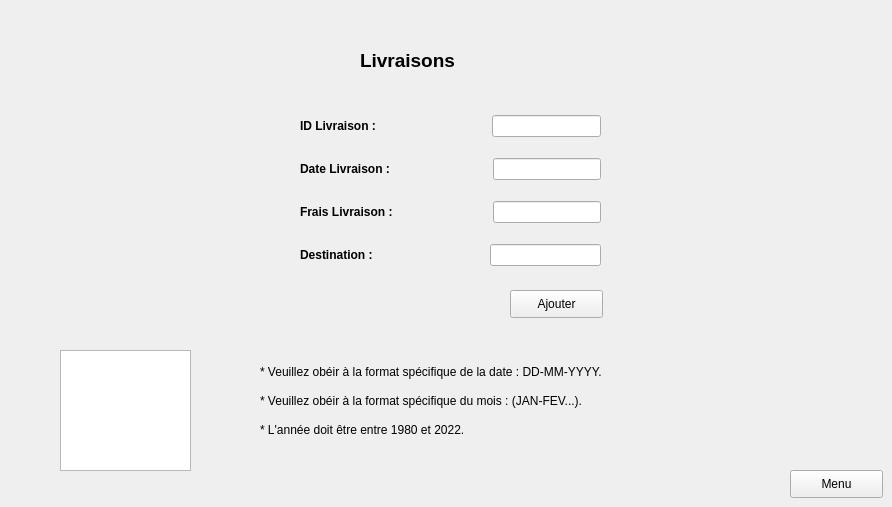
           <widget class="QWidget" name="Ajouter">
            <attribute name="title">
             <string>Ajouter une livraison</string>
            </attribute>
            <widget class="QTextBrowser" name="textBrowser_2">
             <property name="geometry">
              <rect>
               <x>60</x>
               <y>350</y>
               <width>131</width>
               <height>121</height>
              </rect>
             </property>
             <property name="styleSheet">
              <string notr="true">border-image: url(:/img/Projet qt/delivery.png);</string>
             </property>
            </widget>
            <widget class="QPushButton" name="homeButton_4">
             <property name="geometry">
              <rect>
               <x>790</x>
               <y>470</y>
               <width>93</width>
               <height>28</height>
              </rect>
             </property>
             <property name="text">
              <string>Menu</string>
             </property>
            </widget>
            <widget class="QPushButton" name="ajouter">
             <property name="geometry">
              <rect>
               <x>510</x>
               <y>290</y>
               <width>93</width>
               <height>28</height>
              </rect>
             </property>
             <property name="text">
              <string>Ajouter</string>
             </property>
            </widget>
            <widget class="QWidget" name="layoutWidget">
             <property name="geometry">
              <rect>
               <x>300</x>
               <y>100</y>
               <width>301</width>
               <height>181</height>
              </rect>
             </property>
             <layout class="QVBoxLayout" name="verticalLayout_20">
              <item>
               <layout class="QHBoxLayout" name="horizontalLayout_65">
                <item>
                 <widget class="QLabel" name="label_68">
                  <property name="text">
                   <string>&lt;html&gt;&lt;head/&gt;&lt;body&gt;&lt;p&gt;&lt;span style=&quot; font-weight:600;&quot;&gt;ID Livraison :&lt;/span&gt;&lt;/p&gt;&lt;/body&gt;&lt;/html&gt;</string>
                  </property>
                 </widget>
                </item>
                <item>
                 <spacer name="horizontalSpacer_45">
                  <property name="orientation">
                   <enum>Qt::Horizontal</enum>
                  </property>
                  <property name="sizeHint" stdset="0">
                   <size>
                    <width>40</width>
                    <height>20</height>
                   </size>
                  </property>
                 </spacer>
                </item>
                <item>
                 <widget class="QLineEdit" name="le_id_3"/>
                </item>
               </layout>
              </item>
              <item>
               <layout class="QHBoxLayout" name="horizontalLayout_66">
                <item>
                 <widget class="QLabel" name="label_69">
                  <property name="text">
                   <string>&lt;html&gt;&lt;head/&gt;&lt;body&gt;&lt;p&gt;&lt;span style=&quot; font-weight:600;&quot;&gt;Date Livraison :&lt;/span&gt;&lt;/p&gt;&lt;/body&gt;&lt;/html&gt;</string>
                  </property>
                 </widget>
                </item>
                <item>
                 <spacer name="horizontalSpacer_46">
                  <property name="orientation">
                   <enum>Qt::Horizontal</enum>
                  </property>
                  <property name="sizeHint" stdset="0">
                   <size>
                    <width>40</width>
                    <height>20</height>
                   </size>
                  </property>
                 </spacer>
                </item>
                <item>
                 <widget class="QLineEdit" name="la_date_3"/>
                </item>
               </layout>
              </item>
              <item>
               <layout class="QHBoxLayout" name="horizontalLayout_67">
                <item>
                 <widget class="QLabel" name="label_70">
                  <property name="text">
                   <string>&lt;html&gt;&lt;head/&gt;&lt;body&gt;&lt;p&gt;&lt;span style=&quot; font-weight:600;&quot;&gt;Frais Livraison :&lt;/span&gt;&lt;/p&gt;&lt;/body&gt;&lt;/html&gt;</string>
                  </property>
                 </widget>
                </item>
                <item>
                 <spacer name="horizontalSpacer_47">
                  <property name="orientation">
                   <enum>Qt::Horizontal</enum>
                  </property>
                  <property name="sizeHint" stdset="0">
                   <size>
                    <width>40</width>
                    <height>20</height>
                   </size>
                  </property>
                 </spacer>
                </item>
                <item>
                 <widget class="QLineEdit" name="le_frais_3"/>
                </item>
               </layout>
              </item>
              <item>
               <layout class="QHBoxLayout" name="horizontalLayout_68">
                <item>
                 <widget class="QLabel" name="label_71">
                  <property name="text">
                   <string>&lt;html&gt;&lt;head/&gt;&lt;body&gt;&lt;p&gt;&lt;span style=&quot; font-weight:600;&quot;&gt;Destination :&lt;/span&gt;&lt;/p&gt;&lt;/body&gt;&lt;/html&gt;</string>
                  </property>
                 </widget>
                </item>
                <item>
                 <spacer name="horizontalSpacer_48">
                  <property name="orientation">
                   <enum>Qt::Horizontal</enum>
                  </property>
                  <property name="sizeHint" stdset="0">
                   <size>
                    <width>40</width>
                    <height>20</height>
                   </size>
                  </property>
                 </spacer>
                </item>
                <item>
                 <widget class="QLineEdit" name="l_adress_3"/>
                </item>
               </layout>
              </item>
             </layout>
            </widget>
            <widget class="QWidget" name="layoutWidget">
             <property name="geometry">
              <rect>
               <x>260</x>
               <y>360</y>
               <width>391</width>
               <height>81</height>
              </rect>
             </property>
             <layout class="QVBoxLayout" name="verticalLayout_29">
              <item>
               <widget class="QLabel" name="label_34">
                <property name="text">
                 <string>* Veuillez obéir à la format spécifique de la date : DD-MM-YYYY.</string>
                </property>
               </widget>
              </item>
              <item>
               <widget class="QLabel" name="label_37">
                <property name="text">
                 <string>* Veuillez obéir à la format spécifique du mois : (JAN-FEV...).</string>
                </property>
               </widget>
              </item>
              <item>
               <widget class="QLabel" name="label_40">
                <property name="text">
                 <string>* L'année doit être entre 1980 et 2022.</string>
                </property>
               </widget>
              </item>
             </layout>
            </widget>
            <widget class="QLabel" name="label_4">
             <property name="geometry">
              <rect>
               <x>360</x>
               <y>40</y>
               <width>211</width>
               <height>41</height>
              </rect>
             </property>
             <property name="font">
              <font>
               <pointsize>14</pointsize>
               <weight>75</weight>
               <bold>true</bold>
              </font>
             </property>
             <property name="styleSheet">
              <string notr="true">color: black;</string>
             </property>
             <property name="text">
              <string>Livraisons</string>
             </property>
            </widget>
           </widget>
